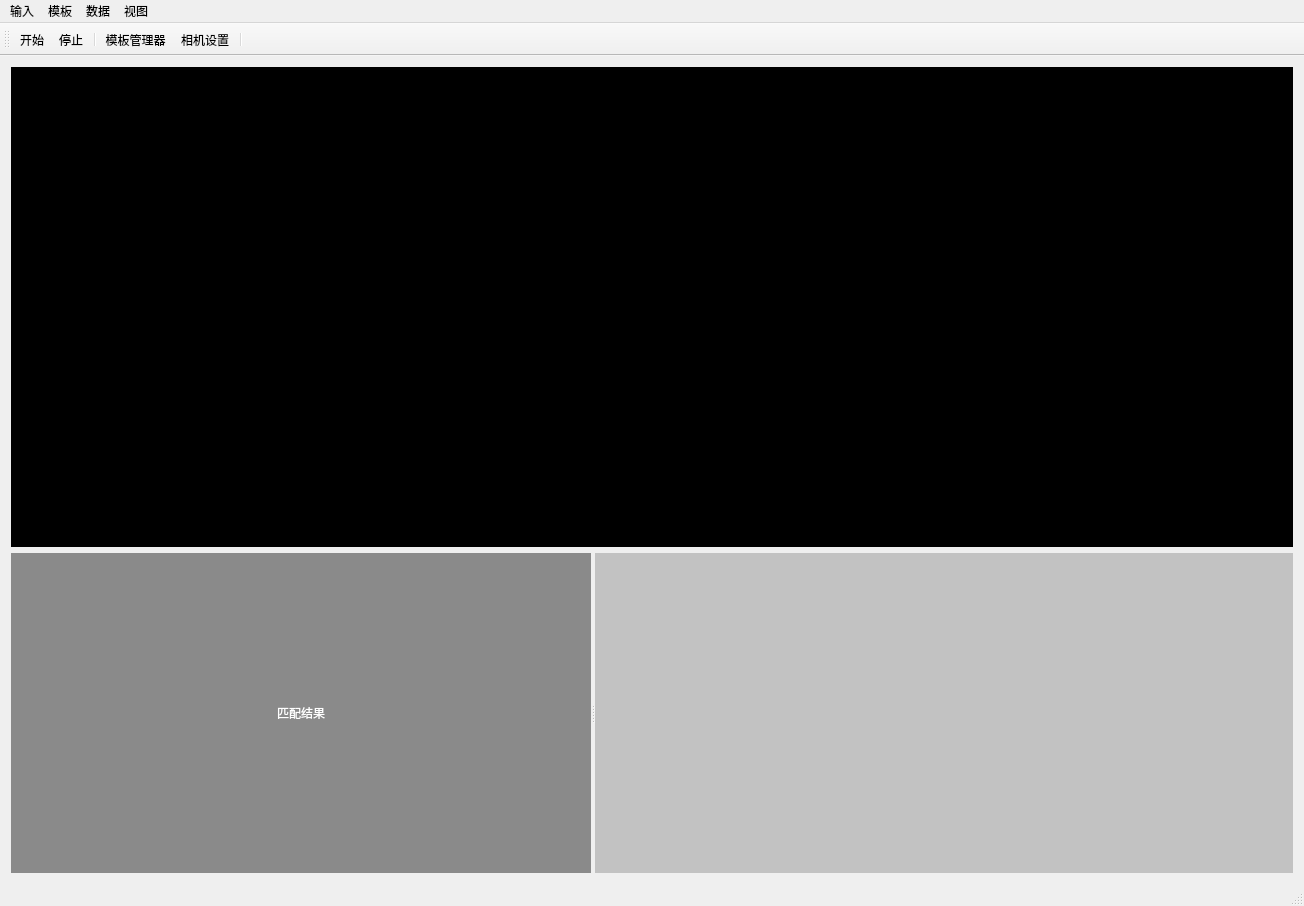
<?xml version="1.0" encoding="UTF-8"?>
<ui version="4.0">
 <class>PS_for_IRClass</class>
 <widget class="QMainWindow" name="PS_for_IRClass">
  <property name="geometry">
   <rect>
    <x>0</x>
    <y>0</y>
    <width>1304</width>
    <height>905</height>
   </rect>
  </property>
  <property name="windowTitle">
   <string>PS_for_IR</string>
  </property>
  <widget class="QWidget" name="centralWidget">
   <layout class="QVBoxLayout" name="verticalLayout">
    <item>
     <widget class="QLabel" name="img_label">
      <property name="sizePolicy">
       <sizepolicy hsizetype="Expanding" vsizetype="Expanding">
        <horstretch>0</horstretch>
        <verstretch>0</verstretch>
       </sizepolicy>
      </property>
      <property name="minimumSize">
       <size>
        <width>1280</width>
        <height>480</height>
       </size>
      </property>
      <property name="focusPolicy">
       <enum>Qt::NoFocus</enum>
      </property>
      <property name="layoutDirection">
       <enum>Qt::LeftToRight</enum>
      </property>
      <property name="styleSheet">
       <string notr="true">background-color: rgb(0, 0, 0);</string>
      </property>
      <property name="text">
       <string>TextLabel</string>
      </property>
      <property name="alignment">
       <set>Qt::AlignCenter</set>
      </property>
     </widget>
    </item>
    <item>
     <widget class="QSplitter" name="splitter">
      <property name="orientation">
       <enum>Qt::Horizontal</enum>
      </property>
      <widget class="QLabel" name="data_label">
       <property name="sizePolicy">
        <sizepolicy hsizetype="Expanding" vsizetype="Expanding">
         <horstretch>0</horstretch>
         <verstretch>0</verstretch>
        </sizepolicy>
       </property>
       <property name="minimumSize">
        <size>
         <width>415</width>
         <height>320</height>
        </size>
       </property>
       <property name="autoFillBackground">
        <bool>false</bool>
       </property>
       <property name="styleSheet">
        <string notr="true">background-color: rgb(138, 138, 138);
color: rgb(255, 255, 255);</string>
       </property>
       <property name="text">
        <string>匹配结果</string>
       </property>
       <property name="alignment">
        <set>Qt::AlignCenter</set>
       </property>
      </widget>
      <widget class="GLCoordinate" name="MyOGL" native="true">
       <property name="sizePolicy">
        <sizepolicy hsizetype="Preferred" vsizetype="Preferred">
         <horstretch>0</horstretch>
         <verstretch>0</verstretch>
        </sizepolicy>
       </property>
       <property name="minimumSize">
        <size>
         <width>500</width>
         <height>320</height>
        </size>
       </property>
       <property name="styleSheet">
        <string notr="true">background-color: rgb(194, 194, 194);</string>
       </property>
      </widget>
     </widget>
    </item>
   </layout>
  </widget>
  <widget class="QMenuBar" name="menuBar">
   <property name="geometry">
    <rect>
     <x>0</x>
     <y>0</y>
     <width>1304</width>
     <height>24</height>
    </rect>
   </property>
   <widget class="QMenu" name="menu">
    <property name="title">
     <string>输入</string>
    </property>
    <addaction name="video_action"/>
    <addaction name="separator"/>
    <addaction name="camera_action"/>
   </widget>
   <widget class="QMenu" name="menu_2">
    <property name="title">
     <string>模板</string>
    </property>
    <addaction name="new_action"/>
    <addaction name="optimize_action"/>
   </widget>
   <widget class="QMenu" name="menu_4">
    <property name="title">
     <string>数据</string>
    </property>
    <addaction name="start_collect_action"/>
    <addaction name="stop_collect_action"/>
    <addaction name="clear_action"/>
   </widget>
   <widget class="QMenu" name="menu_5">
    <property name="title">
     <string>视图</string>
    </property>
    <addaction name="image_show_action"/>
    <addaction name="data_show_action"/>
    <addaction name="visualization_action"/>
   </widget>
   <addaction name="menu"/>
   <addaction name="menu_2"/>
   <addaction name="menu_4"/>
   <addaction name="menu_5"/>
  </widget>
  <widget class="QToolBar" name="mainToolBar">
   <attribute name="toolBarArea">
    <enum>TopToolBarArea</enum>
   </attribute>
   <attribute name="toolBarBreak">
    <bool>false</bool>
   </attribute>
   <addaction name="start_action"/>
   <addaction name="stop_action"/>
   <addaction name="separator"/>
   <addaction name="TM_action"/>
   <addaction name="cam_setup_action"/>
   <addaction name="separator"/>
  </widget>
  <widget class="QStatusBar" name="statusBar"/>
  <action name="video_action">
   <property name="checkable">
    <bool>true</bool>
   </property>
   <property name="text">
    <string>视频源</string>
   </property>
  </action>
  <action name="camera_action">
   <property name="checkable">
    <bool>true</bool>
   </property>
   <property name="text">
    <string>相机源</string>
   </property>
  </action>
  <action name="new_action">
   <property name="text">
    <string>新建</string>
   </property>
  </action>
  <action name="start_collect_action">
   <property name="text">
    <string>开始采集</string>
   </property>
  </action>
  <action name="stop_collect_action">
   <property name="text">
    <string>结束采集</string>
   </property>
  </action>
  <action name="optimize_action">
   <property name="text">
    <string>优化</string>
   </property>
  </action>
  <action name="image_show_action">
   <property name="checkable">
    <bool>true</bool>
   </property>
   <property name="text">
    <string>图像</string>
   </property>
  </action>
  <action name="data_show_action">
   <property name="checkable">
    <bool>true</bool>
   </property>
   <property name="text">
    <string>结果</string>
   </property>
  </action>
  <action name="visualization_action">
   <property name="checkable">
    <bool>true</bool>
   </property>
   <property name="text">
    <string>可视化</string>
   </property>
  </action>
  <action name="listen_action">
   <property name="text">
    <string>侦听</string>
   </property>
  </action>
  <action name="not_listen_action">
   <property name="text">
    <string>取消侦听</string>
   </property>
  </action>
  <action name="start_action">
   <property name="text">
    <string>开始</string>
   </property>
  </action>
  <action name="stop_action">
   <property name="text">
    <string>停止</string>
   </property>
  </action>
  <action name="TM_action">
   <property name="text">
    <string>模板管理器</string>
   </property>
  </action>
  <action name="cam_setup_action">
   <property name="text">
    <string>相机设置</string>
   </property>
  </action>
  <action name="clear_action">
   <property name="text">
    <string>清除采集</string>
   </property>
  </action>
 </widget>
 <layoutdefault spacing="6" margin="11"/>
 <customwidgets>
  <customwidget>
   <class>GLCoordinate</class>
   <extends>QWidget</extends>
   <header>MyOpenGLWidget.h</header>
   <container>1</container>
  </customwidget>
 </customwidgets>
 <resources>
  <include location="ps_for_ir.qrc"/>
 </resources>
 <connections/>
</ui>
